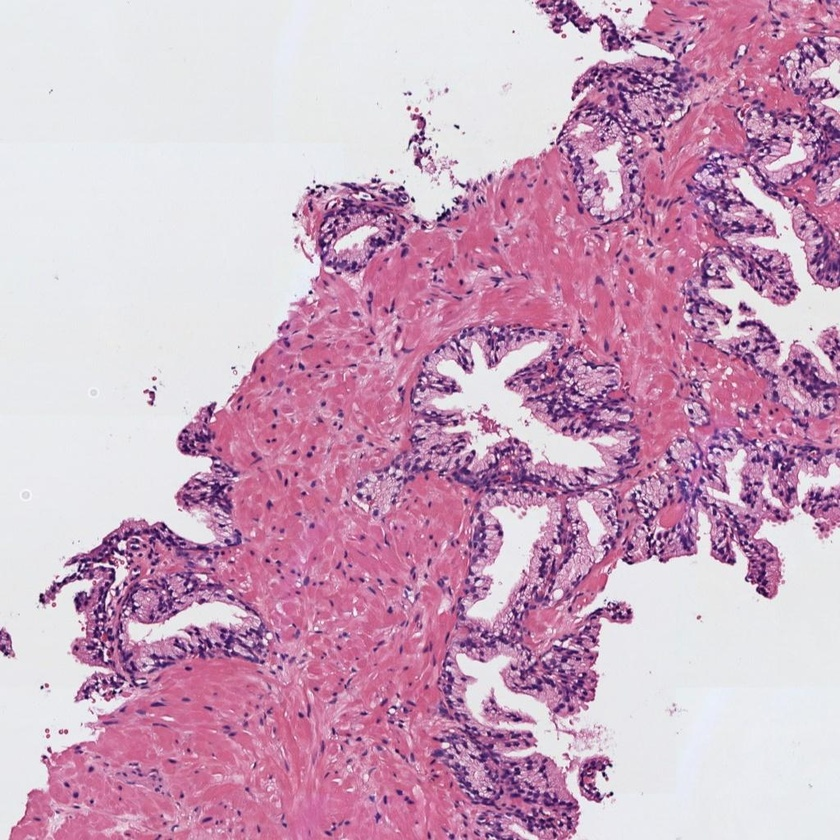
#> input picture activities/Computer Vision/histo_1.jpg, 840 x 840 px, shrunk from 1024 x 1024 before the run
$ jupyter execute --allow-errors '04 - Actividad_Computer_Vision_C1.ipynb'
#> lines starting #> are read from the running program, lines starting #| are printed output that depends on the picture; after the words box and inside, x2 and y2 are one past the last pixel; in counts of white or black regions, pixels touching at a corner belong together
## Convocatoria 1 - Proyecto 1

#### 0) Cargar una de las imágenes histológicas

[cell 1]
# Utilizar la librería skimage.io para leer la imagen 'histo_x.jpg' en formato RGB.
# Normalizar la imagen para que los píxeles se encuentren en el rango [0, 1]
# Visualizar la imagen

[cell 2]
from skimage import io
import cv2
import matplotlib.pyplot as plt
import numpy as np

print(cv2.__version__)

[cell 3]
#img_file = './histo_2.jpg'
img_file = './histo_1.jpg'
img = io.imread(img_file)
#> img is the input picture: shape (840, 840, 3); mean R, G, B 205, 166.3, 191.6

img_norm = img.copy().astype('uint8')/255

plt.title(f"Original Image from file {img_file}")
plt.imshow(img_norm)
plt.show()

print(f"Original Image type: {img.dtype}")
#| Original Image type: uint8
print(f"Original Image pixel max value: {img.max()}")
#| Original Image pixel max value: 255
print()
print(f"Normalized Image type: {img_norm.dtype}")
#| Normalized Image type: float64
print(f"Normalized Image pixel max value {img_norm.max()}")
#| Normalized Image pixel max value 1.0

#### 1) Realizar una transformación de color para convertir la imagen al espacio de color CMYK

[cell 4]
# Extraer la componente magenta de la imagen (que corresponde a la región tisular)
# Visualizar la imagen del canal magenta

[cell 5]
with np.errstate(invalid='ignore', divide='ignore'):

    R = img_norm[:,:,0]
    G = img_norm[:,:,1]
    B = img_norm[:,:,2]

    K = 1 - np.max(img_norm, axis=2)
    # Extrae los canales de acuerdo con la ecuación del power point
    C = (1-R-K)/(1-K)
    M = (1-G-K)/(1-K)
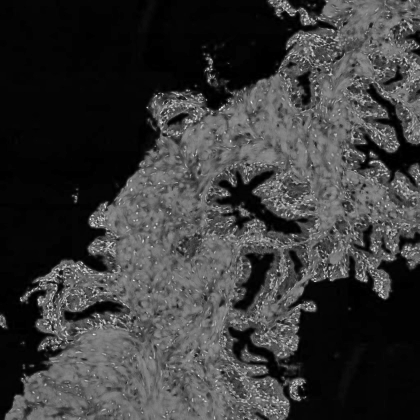
#> M: shape (840, 840) float64 (shown at 1/2 size); min 0, max 1, mean 0.229
    Y = (1-B-K)/(1-K)

CMYK = (np.dstack((C,M,Y,K))*255).astype('uint8')
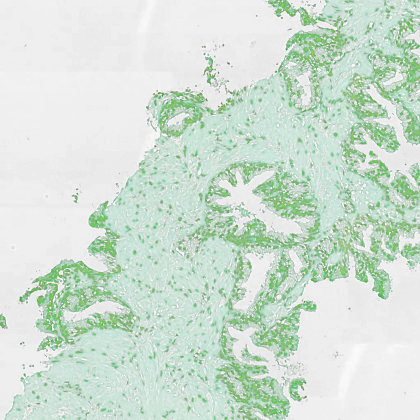
#> CMYK: shape (840, 840, 4) (shown at 1/2 size); mean R, G, B, A 2.9, 57.9, 20.2, 47.4; transparent parts drawn white
C,M,Y,K = cv2.split(CMYK)

plt.imshow(M.astype('uint8'), cmap='gray')
plt.title('Canal Magenta')
plt.show()

#### 2) Umbralizar la imagen para separar los píxeles del fondo de la región tisular

[cell 6]
# Aplicar un filtro gaussiano de tamaño 5x5 y después utilizar el método de Otsu de manera que
# los píxeles correspondientes al lumen y al background de la imagen sean 1s y el resto de los píxeles tengan un valor de 0.
# Nota: Recordar que el método de Otsu requiere como input una imagen en el rango [0-255] en formato "uint8".
# Visualizar la máscara resultante

[cell 7]
# convertimos el formato a float32 para que sea compatible con cv2
#img_norm_float32 = np.float32(img_norm)

# Convertimos la imagen RGB leida con skimage a formato BGR para poder utilizar la librería cv2
#img_norm_bgr = cv2.cvtColor(img_norm_float32, cv2.COLOR_RGB2BGR)

# convertimos la imagen a escala de grises
#img_gray = cv2.cvtColor(img_norm_bgr, cv2.COLOR_BGR2GRAY)

[cell 8]
# Filtro Gaussiano de 5x5

print(f"Original Input Image type: {img.dtype}")
#| Original Input Image type: uint8
print(f"Original Input pixel max value: {img.max()}")
#| Original Input pixel max value: 255

img_gaus = cv2.GaussianBlur(img, (5,5), 0) # (5x5) es el tamaño del filtro y 0 es la desviación estándar
plt.title('Image with Gauss Filter')
plt.imshow(img_gaus)
plt.show()


print(f"Gaus Output Image type: {img_gaus.dtype}")
#| Gaus Output Image type: uint8
print(f"Gaus Output Image pixel max value: {img_gaus.max()}")
#| Gaus Output Image pixel max value: 252

[cell 9]
# Filtro Gaussiano de 5x5
#img_gray_gaus = cv2.GaussianBlur(img_gray, (5,5), 0)
#plt.imshow(img_gray_gaus, cmap='gray')
#plt.show()

[cell 10]
# Convert the guassian image to gray

print(f"Gaus Input Image type: {img_gaus.dtype}")
#| Gaus Input Image type: uint8
print(f"Gaus Input Image pixel max value: {img_gaus.max()}")
#| Gaus Input Image pixel max value: 252

img_gaus_gray = cv2.cvtColor(img_gaus, cv2.COLOR_BGR2GRAY)
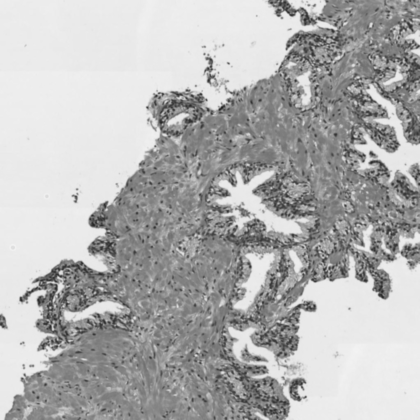
#> img_gaus_gray: shape (840, 840) (shown at 1/2 size); min 29, max 243, mean 178.2

print(f"Gaus Gray Image type: {img_gaus_gray.dtype}")
#| Gaus Gray Image type: uint8
print(f"Gaus Gray Image pixel max value: {img_gaus_gray.max()}")
#| Gaus Gray Image pixel max value: 243

# Obtain OTSU mask
# 0 is for black, and 1 is for white
# the mask image where pixels are either 0 (black) or 1 (white)
t, img_otsu_mask = cv2.threshold(img_gaus_gray,0,1,cv2.THRESH_OTSU)
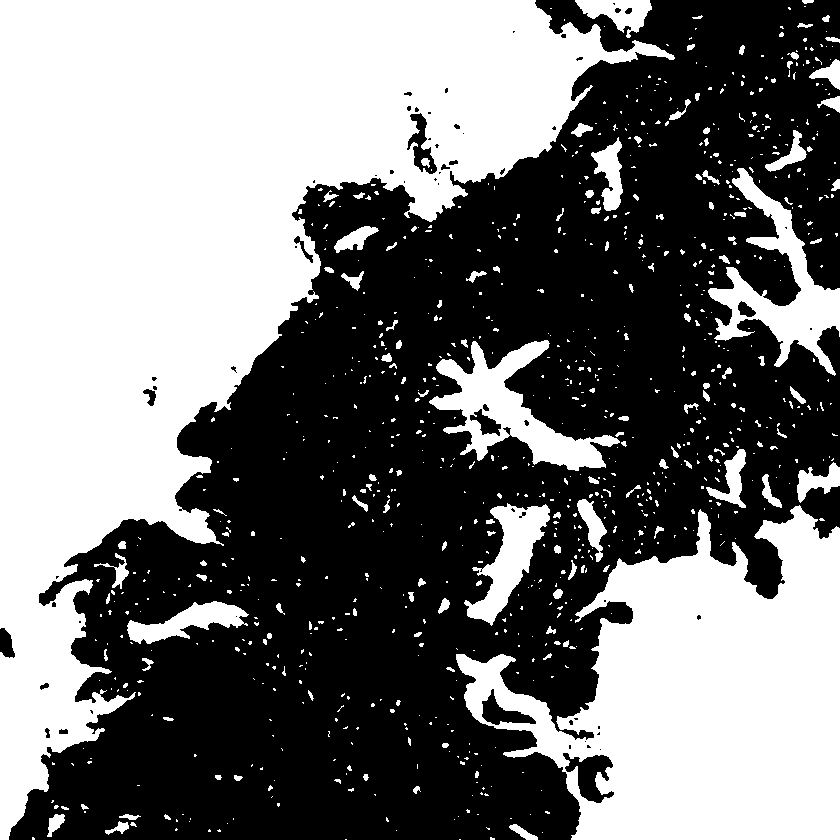
#> img_otsu_mask: shape (840, 840); values 0 (black) and 1 (white), 46.8% white; 909 white regions (755 under 20 px), largest, box (x1, y1, x2, y2) and area: (0, 0, 675, 840) 212881, (456, 505, 840, 840) 76041, (429, 340, 620, 471) 8524
#> t = 181

# Visualizamos para corroborar que se obtiene el mismo resultado
plt.imshow(img_otsu_mask, cmap='gray')
plt.title('Máscara Otsu t=' + str(t))
plt.show()

print(f"Mask Output Image type: {img_otsu_mask.dtype}")
#| Mask Output Image type: uint8
print(f"Mask Output pixel max value: {img_otsu_mask.max()}")
#| Mask Output pixel max value: 1

#> (a cell that did not finish here is left out)

#### 3) Limpiar la imagen eliminando los artefactos de lumen (objetos blancos pequeños que no son lúmenes)

[cell 12]
# Utilizar la librería skimage.morphology.remove_small_objects para eliminar aquellos objetos cuya área sea menor a 300 píxeles
# Más información en https://scikit-image.org/docs/dev/api/skimage.morphology.html#skimage.morphology.remove_small_objects
# Visualizaer la máscara resultante

[cell 13]
# --- Code to remove small objects ---
# The remove_small_objects function works with boolean or labeled images.
# We first convert the mask to boolean and set min_size to 300.
from skimage import morphology

img_otsu_clean = morphology.remove_small_objects(img_otsu_mask.astype(bool), min_size=300)
#> img_otsu_clean: shape (840, 840) bool; 45.2% white; 14 white regions, largest, box (x1, y1, x2, y2) and area: (0, 0, 675, 840) 212862, (456, 505, 840, 840) 76041, (429, 340, 620, 471) 8524

print(f"OTSU Mask Input Image type: {img_otsu_mask.dtype}")
#| OTSU Mask Input Image type: uint8
print(f"OTSU Mask Input pixel max value: {img_otsu_mask.max()}")
#| OTSU Mask Input pixel max value: 1

# The result is a boolean array. You can convert it back to uint8 if needed.
img_otsu_clean = img_otsu_clean.astype(np.uint8) * 255

# Visualize the masks to see the result
fig, axes = plt.subplots(1, 2, figsize=(10, 5))
ax = axes.ravel()

ax[0].imshow(img_otsu_mask, cmap='gray')
ax[0].set_title('Máscara Original')

ax[1].imshow(img_otsu_clean, cmap='gray')
ax[1].set_title('Clean Mask')

plt.show()

print(f"OTSU Clean Mask Image type: {img_otsu_clean.dtype}")
#| OTSU Clean Mask Image type: uint8
print(f"OTSU Clean Mask pixel max value: {img_otsu_clean.max()}")
#| OTSU Clean Mask pixel max value: 255

[cell 14]
# Calculate the number of regions with less than 300 pixels
# and the number of regios with more or equal to 300 pixels
from skimage.measure import label

# Label the connected objects in your binary image
#> (the rest of this cell did not finish here and is left out)

#### 4) Rellenar con 0s el fondo de la imagen para quedarnos únicamente con los lúmenes

[cell 15]
# Aplicar el algoritmo de expansión a partir de semillas (region growing) de manera que únicamente los lúmenes sean blancos
# y el resto de la imagen negra. Pista: utilizar dos semillas. Nota: Se pueden fijar las semillas de manera manual, pero
# se valorará positivamente a aquell@s que desarrollen una función para encontrarlas automáticamente.
# Visualizar la máscara resultante.

[cell 16]
# Crear una copia de la imagen
img_otsu_clean_expansion = img_otsu_clean.copy()

# Definir una imagen negra de referencia
h, w = img_otsu_clean.shape
ref = np.zeros((h+2, w+2), np.uint8)

seed1 = (0,0)
seed2 = (h-1, w-1)

# Fijar la semilla. En este caso en la esquina superior izquierda (posición 0,0) para rellenar a partir de ahí
cv2.floodFill(img_otsu_clean_expansion, ref, seed1, 0); # Como nos interesa rellenar de negro, utilizamos el 0 en la última posición
#> img_otsu_clean_expansion: shape (840, 840); 15% white; 13 white regions, largest, box (x1, y1, x2, y2) and area: (456, 505, 840, 840) 76041, (429, 340, 620, 471) 8524, (708, 168, 840, 376) 8256

cv2.floodFill(img_otsu_clean_expansion, ref, seed2, 0); # Como nos interesa rellenar de negro, utilizamos el 0 en la última posición
#> img_otsu_clean_expansion: shape (840, 840); 4.3% white; 12 white regions, largest, box (x1, y1, x2, y2) and area: (429, 340, 620, 471) 8524, (708, 168, 840, 376) 8256, (464, 503, 550, 626) 4204

fig, ax = plt.subplots(1,2)
ax[0].imshow(img_otsu_clean, cmap='gray'), ax[0].set_title('original')
ax[1].imshow(img_otsu_clean_expansion, cmap='gray'), ax[1].set_title('máscara')
plt.show()

#### 5) Rellenar los objetos de los lúmenes

[cell 17]
# Rellenar los lúmenes con la función binary_fill_holes de la librería scipy.ndimage.morphology
# Visualizar la máscara resultante

[cell 18]
# Detección de bordes de Canny
img_canny = cv2.Canny(img_otsu_clean_expansion, 255/3, 255) # minValue and maxValue. Canny recomienda que minValue sea 3 veces mayor que maxValue
#> img_canny: shape (840, 840); 0.6% white in thin lines or dots, all inside (x1, y1, x2, y2) = (127, 0, 840, 644)
kernel = np.ones((2,2), 'uint8')
img_canny = cv2.dilate(img_canny, kernel, iterations=3)
#> img_canny: shape (840, 840); 2.8% white; 16 white regions, largest, box (x1, y1, x2, y2) and area: (707, 167, 840, 379) 4925, (429, 339, 623, 474) 4779, (464, 503, 553, 629) 2132

plt.imshow(img_canny, cmap='gray')
plt.show()

# Rellenar objetos (solo rellena si no están en contacto con el límite de la imagen)
from scipy.ndimage import binary_fill_holes as bfh

img_borders = img_canny.copy()
filled_bordes = bfh(img_borders)
#> filled_bordes: shape (840, 840) bool; 4.6% white; 15 white regions

plt.imshow(filled_bordes.astype('uint8'), cmap='gray')
plt.title('cleaned lumen mask')
plt.show()

#### 6) Detectar y dibujar los contornos de los lúmenes sobre la imagen original

[cell 19]
# Dibujar los contornos de los lúmenes en color verde sobre la imagen original RGB. Nota: Utilizar los flags necesarios
# para que los contornos en verde sean perfectamente visibles.
# Visualizar la imagen superpuesta

[cell 20]
# --- Code to apply borders to the original image ---
# Make a copy of the original image to draw the borders on
img_with_borders = img.copy()

# Find the coordinates of the border pixels (where the value is > 0)
# np.where returns the row and column indices of these pixels
rows, cols = np.where(img_canny > 0)
#> rows = 19420 values from 0 to 646; cols = 19420 values, max 839 at index 913, min 127 at index 18483, mean 596.4

# Set the BGR values of these pixels to green (0, 255, 0)
# Assuming img_with_borders is a 3-channel image
img_with_borders[rows, cols, 0] = 0   # Blue channel
img_with_borders[rows, cols, 1] = 255 # Green channel
img_with_borders[rows, cols, 2] = 0   # Red channel

# Convert the image to RGB for correct display with matplotlib
img_rgb = cv2.cvtColor(img_with_borders, cv2.COLOR_BGR2RGB)

# Display the final image
plt.imshow(img_rgb)
plt.title('Bordes de Objetos en Verde')
plt.show()

#### 7) Identificar y cropear el lumen más grande

[cell 21]
# Determinar cuál es el lumen de mayor área y hacer un crop del mismo sobre la imagen original RGB.
# Visualizar el lumen cropeado.

[cell 22]
# Vamos a extraer diferentes descriptores geométricos que nos ayudarán a caracterizar los objetos.
from skimage.measure import regionprops, label
from tabulate import tabulate
import math

mask = img_otsu_clean_expansion.copy()

print(f"OTSU Clean Mask Image type: {mask.dtype}")
#| OTSU Clean Mask Image type: uint8
print(f"OTSU Clean Mask pixel max value: {mask.max()}")
#| OTSU Clean Mask pixel max value: 255

labeled_image = label(mask)
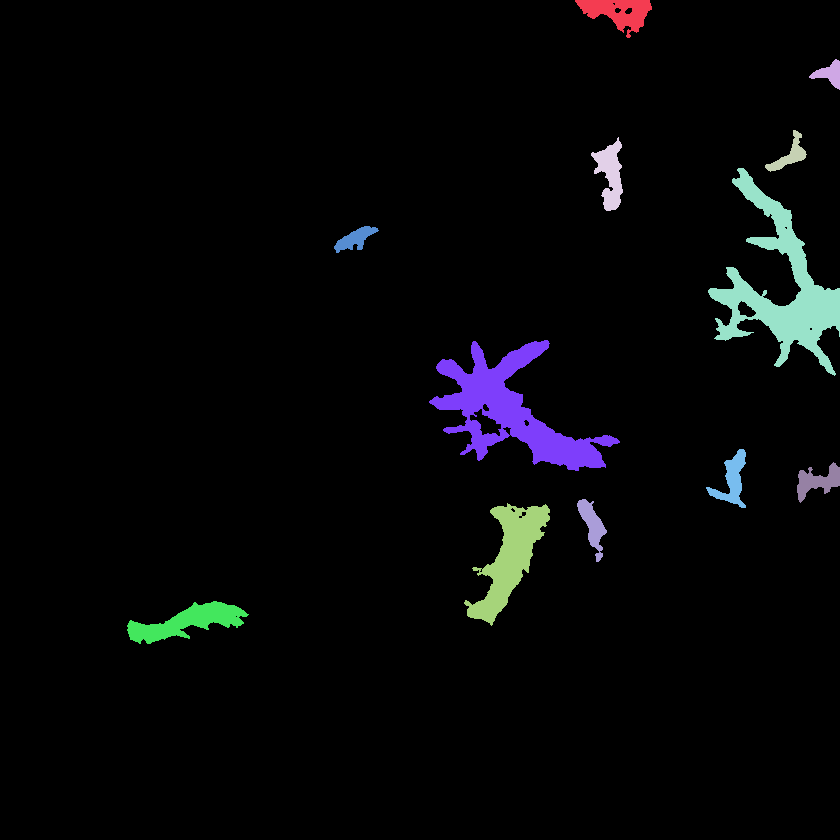
#> labeled_image: shape (840, 840) int64; 13 distinct labels, from 0 to 12; one colour per label, 0 black

regions = regionprops(labeled_image)
#> regions = 12 regions; largest, box (x1, y1, x2, y2) and area: (429, 340, 620, 471) 8524, (708, 168, 840, 376) 8256, (464, 503, 550, 626) 4204, (127, 601, 249, 644) 2342, (575, 0, 652, 38) 1496

largest_area = 0
largest_label = 0

for region in regions:
    if region.area > largest_area:
        largest_area = region.area
        largest_label = region.label
#> this loop made 12 passes
#> largest_area on passes 1, 5, 7: 1496, 8256, 8524
#> after the loop, largest_area = 8524; largest_label = 7

print(f"The largest region has an area of: {largest_area} pixels")
#| The largest region has an area of: 8524.0 pixels

# 4. Create a new mask containing only the largest region
largest_region_mask = (labeled_image == largest_label)
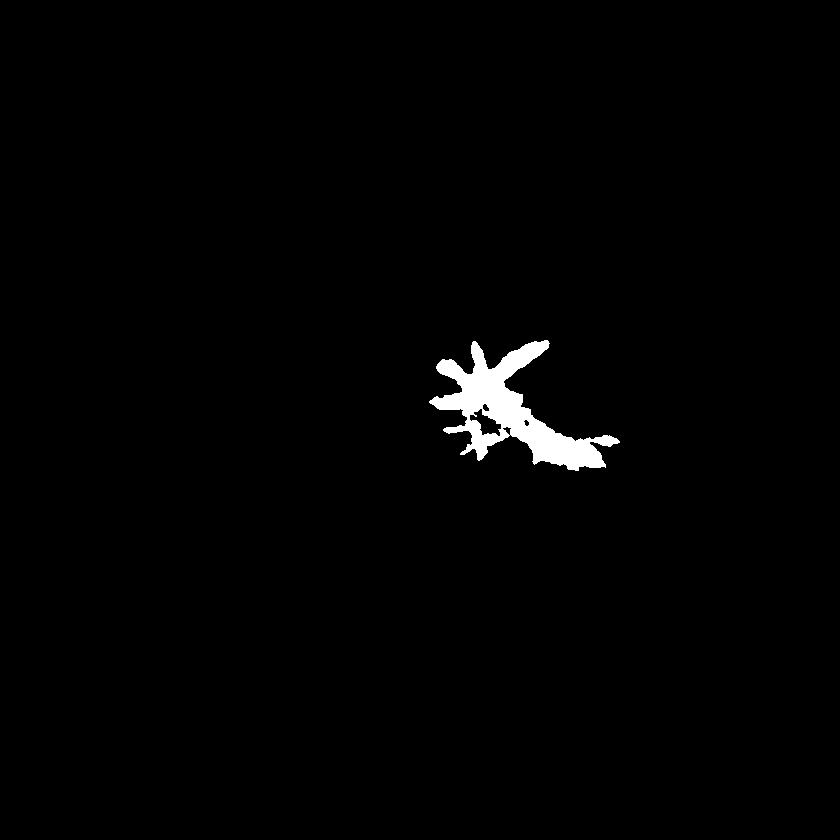
#> largest_region_mask: shape (840, 840) bool; 1.2% white; 1 white region

# Display the resulting mask
plt.imshow(largest_region_mask, cmap='gray')
plt.title('Mask of the Largest Region')
plt.show()

#### 8) Extraer 13 características geométricas que permitan caracterizar el lumen recortado

[cell 23]
# Calcular las siguientes características del crop del lumen de mayor área, redondeando su valor hasta el cuarto decimal.
# 1) Área
# 2) Área de la bounding box
# 3) Área convexa
# 4) Exentricidad
# 5) Diámetro equivalente
# 6) Extensión
# 7) Diámetro Feret
# 8) Longitud del eje mayor
# 9) Longitud del eje menor
# 10) Orientación
# 11) Perímetro
# 12) Solidez
# 13) Compacidad

[cell 24]
import numpy as np
from skimage import measure
from scipy.spatial import distance

def max_feret_diameter(binary_image):
    """
    Calculates the maximum Feret's diameter (maximum caliper) of a single object.

    Parameters:
    binary_image (np.ndarray): A binary image (0s and 1s) containing a single object.

    Returns:
    float: The maximum Feret's diameter in pixels. Returns 0 if no object is found.
    """
    # Use regionprops to get the coordinates of the object
    regions = measure.regionprops(binary_image.astype(np.uint8))

    # Check if an object was found
    if not regions:
        return 0

    # Get the coordinates of the pixels in the object's convex hull
    # The 'convex_image' property gives a mask of the convex hull
    convex_coords = np.argwhere(regions[0].convex_image)

    # Check if the convex hull has enough points
    if len(convex_coords) < 2:
        return 0

    # Use scipy's optimized pdist to calculate all pairwise distances on the convex hull
    # This is much faster than a brute-force nested Python loop
    all_distances = distance.pdist(convex_coords, 'euclidean')

    # Return the maximum distance found
    return np.max(all_distances)

[cell 25]
# Vamos a extraer diferentes descriptores geométricos que nos ayudarán a caracterizar los objetos.
from tabulate import tabulate
import math

prop = regionprops(largest_region_mask.astype(np.uint8))
#> prop = 1 regions; box (x1, y1, x2, y2) and area: (429, 340, 620, 471) 8524

headers = ['Métrica','Valor']
# Initialize the lists to store the metrics
#A, BB, CA, E, ED, EX, MA, MiA, OR, P, S, CO, R = [], [], [], [], [], [], [], [], [], [], [], [], []
#A,BB,CA,E,ED,EX,MA,MiA,OR,P,S,CO,R = ['Área'], ['Área de la bounding box'], ['Área convexa'], ['Exentricidad'], ['Diámetro equivalente'], \
#['Extensión'], ['Longitud del eje mayor'], ['Longitud del eje menor'], ['Orientación'], ['Perímetro'], ['Solidez'], ['Compacidad'], ['Rectangularity']

A, BB, CA, E, ED, EX, MA, MiA, OR, P, S, CO = [], [], [], [], [], [], [], [], [], [], [], []
A,BB,CA,E,ED,EX,MA,MiA,OR,P,S,CO = ['Área'], ['Área de la bounding box'], ['Área convexa'], ['Exentricidad'], ['Diámetro equivalente'], \
['Extensión'], ['Longitud del eje mayor'], ['Longitud del eje menor'], ['Orientación'], ['Perímetro'], ['Solidez'], ['Compacidad']   #, ['Rectangularity']

# Append the metrics for the single object
# You access the properties from prop[0] since there is only one object
A.append(np.round(prop[0].area, 4))
BB.append(np.round(prop[0].bbox_area, 4))
CA.append(np.round(prop[0].convex_area, 4))
E.append(np.round(prop[0].eccentricity, 4))
ED.append(np.round(prop[0].equivalent_diameter, 4))
EX.append(np.round(prop[0].extent, 4))
MA.append(np.round(prop[0].major_axis_length, 4))
MiA.append(np.round(prop[0].minor_axis_length, 4))
OR.append(np.round(prop[0].orientation, 4))
P.append(np.round(prop[0].perimeter, 4))
S.append(np.round(prop[0].solidity, 4))
CO.append(np.round(4 * math.pi * prop[0].area / prop[0].perimeter**2, 4))
#R.append(np.round(prop[0].area / prop[0].bbox_area, 4))

#my_data = [tuple(A), tuple(BB), tuple(CA), tuple(E), tuple(ED), tuple(EX), \
#          tuple(MA), tuple(MiA), tuple(OR), tuple(P), tuple(S), tuple(CO), tuple(R)]

my_data = [tuple(A), tuple(BB), tuple(CA), tuple(E), tuple(ED), tuple(EX), \
          tuple(MA), tuple(MiA), tuple(OR), tuple(P), tuple(S), tuple(CO)]
#> my_data = 12 items, first 6: ('Área', 8524), ('Área de la bounding box', 25021), ('Área convexa', 18333), ('Exentricidad', 0.85), ('Diámetro equivalente', 104.2), ('Extensión', 0.341)

print(tabulate(my_data, headers=headers))
#| Métrica                       Valor
#| -----------------------  ----------
#| Área                      8524
#| Área de la bounding box  25021
#| Área convexa             18333
#| Exentricidad                 0.8498
#> (further printed lines are left out)

max_feret = max_feret_diameter(largest_region_mask)
#> in max_feret_diameter, `regions = measure.regionprops(binary_image.astype(np.uint8))`: regions has the same summary as prop outside max_feret_diameter
#> in max_feret_diameter, `convex_coords = np.argwhere(regions[0].convex_image)`: convex_coords = 18333 pairs, first value 0 to 130, second value 0 to 190
#> max_feret = 198.5
print(f"Maximum Feret's Diameter: {max_feret:.2f} pixels")
#| Maximum Feret's Diameter: 198.54 pixels
